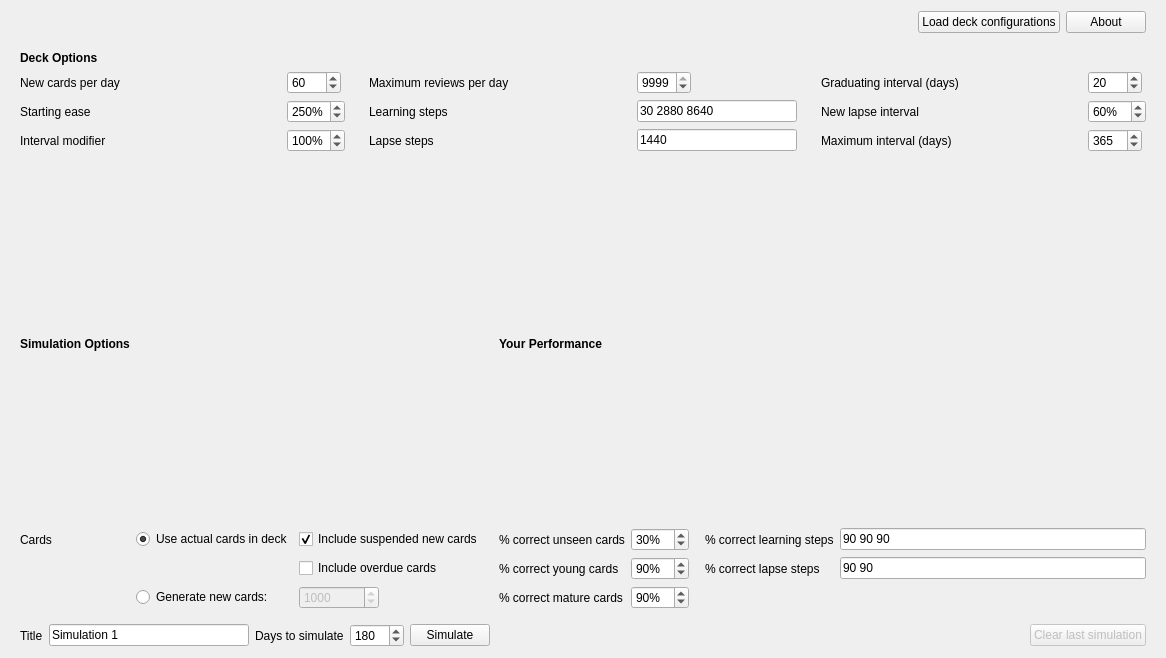
<?xml version="1.0" encoding="UTF-8"?>
<ui version="4.0">
 <class>simulator_dialog</class>
 <widget class="QWidget" name="simulator_dialog">
  <property name="geometry">
   <rect>
    <x>0</x>
    <y>0</y>
    <width>1166</width>
    <height>658</height>
   </rect>
  </property>
  <property name="windowTitle">
   <string>Anki Simulator</string>
  </property>
  <layout class="QVBoxLayout" name="verticalLayout" stretch="0,0,0,0,100">
   <item>
    <widget class="QWidget" name="toolbar" native="true">
     <property name="sizePolicy">
      <sizepolicy hsizetype="Preferred" vsizetype="Maximum">
       <horstretch>0</horstretch>
       <verstretch>0</verstretch>
      </sizepolicy>
     </property>
     <layout class="QHBoxLayout" name="horizontalLayout">
      <property name="topMargin">
       <number>0</number>
      </property>
      <property name="bottomMargin">
       <number>12</number>
      </property>
      <item>
       <widget class="QWidget" name="deckChooser" native="true">
        <property name="sizePolicy">
         <sizepolicy hsizetype="Preferred" vsizetype="Maximum">
          <horstretch>0</horstretch>
          <verstretch>0</verstretch>
         </sizepolicy>
        </property>
       </widget>
      </item>
      <item>
       <widget class="QPushButton" name="loadDeckConfigurationsButton">
        <property name="sizePolicy">
         <sizepolicy hsizetype="Maximum" vsizetype="Maximum">
          <horstretch>0</horstretch>
          <verstretch>0</verstretch>
         </sizepolicy>
        </property>
        <property name="text">
         <string>Load deck configurations</string>
        </property>
       </widget>
      </item>
      <item>
       <widget class="QPushButton" name="aboutButton">
        <property name="sizePolicy">
         <sizepolicy hsizetype="Maximum" vsizetype="Maximum">
          <horstretch>0</horstretch>
          <verstretch>0</verstretch>
         </sizepolicy>
        </property>
        <property name="text">
         <string>About</string>
        </property>
       </widget>
      </item>
     </layout>
    </widget>
   </item>
   <item>
    <widget class="QWidget" name="form" native="true">
     <property name="sizePolicy">
      <sizepolicy hsizetype="Preferred" vsizetype="Maximum">
       <horstretch>0</horstretch>
       <verstretch>0</verstretch>
      </sizepolicy>
     </property>
     <layout class="QGridLayout" name="gridLayout">
      <property name="topMargin">
       <number>0</number>
      </property>
      <property name="bottomMargin">
       <number>0</number>
      </property>
      <property name="horizontalSpacing">
       <number>24</number>
      </property>
      <property name="verticalSpacing">
       <number>6</number>
      </property>
      <item row="3" column="3">
       <widget class="QLineEdit" name="learningStepsTextfield">
        <property name="sizePolicy">
         <sizepolicy hsizetype="Preferred" vsizetype="Fixed">
          <horstretch>0</horstretch>
          <verstretch>0</verstretch>
         </sizepolicy>
        </property>
        <property name="minimumSize">
         <size>
          <width>100</width>
          <height>0</height>
         </size>
        </property>
        <property name="maximumSize">
         <size>
          <width>160</width>
          <height>16777215</height>
         </size>
        </property>
        <property name="text">
         <string>30 2880 8640</string>
        </property>
       </widget>
      </item>
      <item row="3" column="6">
       <widget class="QSpinBox" name="newLapseIntervalSpinbox">
        <property name="sizePolicy">
         <sizepolicy hsizetype="Maximum" vsizetype="Fixed">
          <horstretch>0</horstretch>
          <verstretch>0</verstretch>
         </sizepolicy>
        </property>
        <property name="suffix">
         <string>%</string>
        </property>
        <property name="prefix">
         <string/>
        </property>
        <property name="maximum">
         <number>100</number>
        </property>
        <property name="singleStep">
         <number>10</number>
        </property>
        <property name="value">
         <number>60</number>
        </property>
       </widget>
      </item>
      <item row="2" column="3">
       <widget class="QSpinBox" name="maximumReviewsPerDaySpinbox">
        <property name="sizePolicy">
         <sizepolicy hsizetype="Maximum" vsizetype="Fixed">
          <horstretch>0</horstretch>
          <verstretch>0</verstretch>
         </sizepolicy>
        </property>
        <property name="suffix">
         <string/>
        </property>
        <property name="prefix">
         <string/>
        </property>
        <property name="minimum">
         <number>0</number>
        </property>
        <property name="maximum">
         <number>9999</number>
        </property>
        <property name="singleStep">
         <number>1</number>
        </property>
        <property name="value">
         <number>9999</number>
        </property>
       </widget>
      </item>
      <item row="2" column="6">
       <widget class="QSpinBox" name="graduatingIntervalSpinbox">
        <property name="sizePolicy">
         <sizepolicy hsizetype="Maximum" vsizetype="Fixed">
          <horstretch>0</horstretch>
          <verstretch>0</verstretch>
         </sizepolicy>
        </property>
        <property name="suffix">
         <string/>
        </property>
        <property name="prefix">
         <string/>
        </property>
        <property name="minimum">
         <number>1</number>
        </property>
        <property name="maximum">
         <number>9999</number>
        </property>
        <property name="singleStep">
         <number>1</number>
        </property>
        <property name="value">
         <number>20</number>
        </property>
       </widget>
      </item>
      <item row="0" column="0">
       <widget class="QLabel" name="label_3">
        <property name="text">
         <string>&lt;b&gt;Deck Options&lt;/b&gt;</string>
        </property>
       </widget>
      </item>
      <item row="5" column="5">
       <widget class="QLabel" name="maximumIntervalLabel">
        <property name="text">
         <string>Maximum interval (days)</string>
        </property>
       </widget>
      </item>
      <item row="5" column="0">
       <widget class="QLabel" name="intervalModifierLabel">
        <property name="text">
         <string>Interval modifier</string>
        </property>
       </widget>
      </item>
      <item row="3" column="1">
       <widget class="QSpinBox" name="startingEaseSpinBox">
        <property name="sizePolicy">
         <sizepolicy hsizetype="Maximum" vsizetype="Fixed">
          <horstretch>0</horstretch>
          <verstretch>0</verstretch>
         </sizepolicy>
        </property>
        <property name="suffix">
         <string>%</string>
        </property>
        <property name="prefix">
         <string/>
        </property>
        <property name="minimum">
         <number>130</number>
        </property>
        <property name="maximum">
         <number>999</number>
        </property>
        <property name="singleStep">
         <number>10</number>
        </property>
        <property name="value">
         <number>250</number>
        </property>
       </widget>
      </item>
      <item row="2" column="2">
       <widget class="QLabel" name="maximumReviewsPerDayLabel">
        <property name="text">
         <string>Maximum reviews per day</string>
        </property>
       </widget>
      </item>
      <item row="5" column="3">
       <widget class="QLineEdit" name="lapseStepsTextfield">
        <property name="minimumSize">
         <size>
          <width>100</width>
          <height>0</height>
         </size>
        </property>
        <property name="maximumSize">
         <size>
          <width>160</width>
          <height>16777215</height>
         </size>
        </property>
        <property name="text">
         <string>1440</string>
        </property>
       </widget>
      </item>
      <item row="3" column="5">
       <widget class="QLabel" name="newLapseIntervalLabel">
        <property name="text">
         <string>New lapse interval</string>
        </property>
       </widget>
      </item>
      <item row="2" column="0">
       <widget class="QLabel" name="newCardsPerDayLabel">
        <property name="text">
         <string>New cards per day</string>
        </property>
       </widget>
      </item>
      <item row="5" column="1">
       <widget class="QSpinBox" name="intervalModifierSpinbox">
        <property name="sizePolicy">
         <sizepolicy hsizetype="Maximum" vsizetype="Fixed">
          <horstretch>0</horstretch>
          <verstretch>0</verstretch>
         </sizepolicy>
        </property>
        <property name="suffix">
         <string>%</string>
        </property>
        <property name="prefix">
         <string/>
        </property>
        <property name="maximum">
         <number>999</number>
        </property>
        <property name="singleStep">
         <number>10</number>
        </property>
        <property name="value">
         <number>100</number>
        </property>
       </widget>
      </item>
      <item row="2" column="5">
       <widget class="QLabel" name="graduatingIntervalLabel">
        <property name="text">
         <string>Graduating interval (days)</string>
        </property>
       </widget>
      </item>
      <item row="3" column="0">
       <widget class="QLabel" name="startingEaseLabel">
        <property name="text">
         <string>Starting ease</string>
        </property>
       </widget>
      </item>
      <item row="3" column="2">
       <widget class="QLabel" name="learningStepsLabel">
        <property name="text">
         <string>Learning steps</string>
        </property>
       </widget>
      </item>
      <item row="2" column="1">
       <widget class="QSpinBox" name="newCardsPerDaySpinbox">
        <property name="sizePolicy">
         <sizepolicy hsizetype="Maximum" vsizetype="Fixed">
          <horstretch>0</horstretch>
          <verstretch>0</verstretch>
         </sizepolicy>
        </property>
        <property name="suffix">
         <string/>
        </property>
        <property name="prefix">
         <string/>
        </property>
        <property name="minimum">
         <number>0</number>
        </property>
        <property name="maximum">
         <number>9999</number>
        </property>
        <property name="singleStep">
         <number>1</number>
        </property>
        <property name="value">
         <number>60</number>
        </property>
       </widget>
      </item>
      <item row="5" column="2">
       <widget class="QLabel" name="lapseStepsLabel">
        <property name="text">
         <string>Lapse steps</string>
        </property>
       </widget>
      </item>
      <item row="5" column="6">
       <widget class="QSpinBox" name="maximumIntervalSpinbox">
        <property name="sizePolicy">
         <sizepolicy hsizetype="Maximum" vsizetype="Fixed">
          <horstretch>0</horstretch>
          <verstretch>0</verstretch>
         </sizepolicy>
        </property>
        <property name="suffix">
         <string/>
        </property>
        <property name="prefix">
         <string/>
        </property>
        <property name="minimum">
         <number>1</number>
        </property>
        <property name="maximum">
         <number>9999</number>
        </property>
        <property name="singleStep">
         <number>1</number>
        </property>
        <property name="value">
         <number>365</number>
        </property>
       </widget>
      </item>
     </layout>
    </widget>
   </item>
   <item>
    <widget class="QWidget" name="widget" native="true">
     <layout class="QGridLayout" name="gridLayout_4">
      <item row="3" column="5">
       <widget class="QLabel" name="percentCorrectYoungLabel">
        <property name="text">
         <string>% correct young cards</string>
        </property>
       </widget>
      </item>
      <item row="2" column="6">
       <widget class="QSpinBox" name="percentCorrectUnseenSpinbox">
        <property name="sizePolicy">
         <sizepolicy hsizetype="Maximum" vsizetype="Fixed">
          <horstretch>0</horstretch>
          <verstretch>0</verstretch>
         </sizepolicy>
        </property>
        <property name="suffix">
         <string>%</string>
        </property>
        <property name="prefix">
         <string/>
        </property>
        <property name="minimum">
         <number>0</number>
        </property>
        <property name="maximum">
         <number>100</number>
        </property>
        <property name="singleStep">
         <number>1</number>
        </property>
        <property name="value">
         <number>30</number>
        </property>
       </widget>
      </item>
      <item row="0" column="0">
       <widget class="QLabel" name="label_2">
        <property name="text">
         <string>&lt;b&gt;Simulation Options&lt;/b&gt;</string>
        </property>
       </widget>
      </item>
      <item row="0" column="3">
       <spacer name="horizontalSpacer">
        <property name="orientation">
         <enum>Qt::Horizontal</enum>
        </property>
        <property name="sizeType">
         <enum>QSizePolicy::Fixed</enum>
        </property>
        <property name="sizeHint" stdset="0">
         <size>
          <width>5</width>
          <height>20</height>
         </size>
        </property>
       </spacer>
      </item>
      <item row="0" column="5">
       <widget class="QLabel" name="label_5">
        <property name="text">
         <string>&lt;b&gt;Your Performance&lt;/b&gt;</string>
        </property>
       </widget>
      </item>
      <item row="2" column="8">
       <widget class="QLabel" name="percentCorrectLearningLabel">
        <property name="text">
         <string>% correct learning steps</string>
        </property>
       </widget>
      </item>
      <item row="2" column="9">
       <widget class="QLineEdit" name="percentCorrectLearningTextfield">
        <property name="minimumSize">
         <size>
          <width>70</width>
          <height>0</height>
         </size>
        </property>
        <property name="text">
         <string>90 90 90</string>
        </property>
       </widget>
      </item>
      <item row="2" column="0">
       <widget class="QLabel" name="label_4">
        <property name="text">
         <string>Cards</string>
        </property>
       </widget>
      </item>
      <item row="2" column="1">
       <widget class="QRadioButton" name="actualCardStateRadio">
        <property name="text">
         <string>Use actual cards in deck</string>
        </property>
        <property name="checked">
         <bool>true</bool>
        </property>
       </widget>
      </item>
      <item row="0" column="4">
       <spacer name="horizontalSpacer_4">
        <property name="orientation">
         <enum>Qt::Horizontal</enum>
        </property>
        <property name="sizeType">
         <enum>QSizePolicy::Fixed</enum>
        </property>
        <property name="sizeHint" stdset="0">
         <size>
          <width>5</width>
          <height>20</height>
         </size>
        </property>
       </spacer>
      </item>
      <item row="2" column="5">
       <widget class="QLabel" name="percentCorrectUnseenLabel">
        <property name="text">
         <string>% correct unseen cards</string>
        </property>
       </widget>
      </item>
      <item row="2" column="7">
       <spacer name="horizontalSpacer_3">
        <property name="orientation">
         <enum>Qt::Horizontal</enum>
        </property>
        <property name="sizeType">
         <enum>QSizePolicy::Minimum</enum>
        </property>
        <property name="sizeHint" stdset="0">
         <size>
          <width>10</width>
          <height>20</height>
         </size>
        </property>
       </spacer>
      </item>
      <item row="3" column="6">
       <widget class="QSpinBox" name="percentCorrectYoungSpinbox">
        <property name="sizePolicy">
         <sizepolicy hsizetype="Maximum" vsizetype="Fixed">
          <horstretch>0</horstretch>
          <verstretch>0</verstretch>
         </sizepolicy>
        </property>
        <property name="suffix">
         <string>%</string>
        </property>
        <property name="prefix">
         <string/>
        </property>
        <property name="minimum">
         <number>1</number>
        </property>
        <property name="maximum">
         <number>100</number>
        </property>
        <property name="singleStep">
         <number>1</number>
        </property>
        <property name="value">
         <number>90</number>
        </property>
       </widget>
      </item>
      <item row="5" column="2">
       <widget class="QSpinBox" name="mockedNewCardsSpinbox">
        <property name="enabled">
         <bool>false</bool>
        </property>
        <property name="maximumSize">
         <size>
          <width>80</width>
          <height>16777215</height>
         </size>
        </property>
        <property name="minimum">
         <number>0</number>
        </property>
        <property name="maximum">
         <number>99999999</number>
        </property>
        <property name="value">
         <number>1000</number>
        </property>
       </widget>
      </item>
      <item row="5" column="5">
       <widget class="QLabel" name="percentCorrectMatureLabel">
        <property name="text">
         <string>% correct mature cards</string>
        </property>
       </widget>
      </item>
      <item row="3" column="8">
       <widget class="QLabel" name="percentCorrectLapseLabel">
        <property name="text">
         <string>% correct lapse steps</string>
        </property>
       </widget>
      </item>
      <item row="3" column="9">
       <widget class="QLineEdit" name="percentCorrectLapseTextfield">
        <property name="minimumSize">
         <size>
          <width>70</width>
          <height>0</height>
         </size>
        </property>
        <property name="text">
         <string>90 90</string>
        </property>
       </widget>
      </item>
      <item row="5" column="1">
       <widget class="QRadioButton" name="mockedCardStateRadio">
        <property name="text">
         <string>Generate new cards:</string>
        </property>
       </widget>
      </item>
      <item row="5" column="6">
       <widget class="QSpinBox" name="percentCorrectMatureSpinbox">
        <property name="sizePolicy">
         <sizepolicy hsizetype="Maximum" vsizetype="Fixed">
          <horstretch>0</horstretch>
          <verstretch>0</verstretch>
         </sizepolicy>
        </property>
        <property name="suffix">
         <string>%</string>
        </property>
        <property name="prefix">
         <string/>
        </property>
        <property name="minimum">
         <number>1</number>
        </property>
        <property name="maximum">
         <number>100</number>
        </property>
        <property name="singleStep">
         <number>1</number>
        </property>
        <property name="value">
         <number>90</number>
        </property>
       </widget>
      </item>
      <item row="2" column="2">
       <widget class="QCheckBox" name="includeSuspendedNewCardsCheckbox">
        <property name="text">
         <string>Include suspended new cards</string>
        </property>
        <property name="checked">
         <bool>true</bool>
        </property>
       </widget>
      </item>
      <item row="3" column="2">
       <widget class="QCheckBox" name="includeOverdueCardsCheckbox">
        <property name="text">
         <string>Include overdue cards</string>
        </property>
       </widget>
      </item>
     </layout>
    </widget>
   </item>
   <item>
    <widget class="QWidget" name="buttons" native="true">
     <property name="sizePolicy">
      <sizepolicy hsizetype="Preferred" vsizetype="Maximum">
       <horstretch>0</horstretch>
       <verstretch>0</verstretch>
      </sizepolicy>
     </property>
     <layout class="QHBoxLayout" name="horizontalLayout_2">
      <property name="topMargin">
       <number>0</number>
      </property>
      <property name="bottomMargin">
       <number>0</number>
      </property>
      <item>
       <widget class="QLabel" name="label">
        <property name="text">
         <string>Title</string>
        </property>
       </widget>
      </item>
      <item>
       <widget class="QLineEdit" name="simulationTitleTextfield">
        <property name="maximumSize">
         <size>
          <width>200</width>
          <height>16777215</height>
         </size>
        </property>
        <property name="text">
         <string>Simulation 1</string>
        </property>
       </widget>
      </item>
      <item>
       <widget class="QLabel" name="daysToSimulateLabel">
        <property name="text">
         <string>Days to simulate</string>
        </property>
       </widget>
      </item>
      <item>
       <widget class="QSpinBox" name="daysToSimulateSpinbox">
        <property name="sizePolicy">
         <sizepolicy hsizetype="Maximum" vsizetype="Fixed">
          <horstretch>0</horstretch>
          <verstretch>0</verstretch>
         </sizepolicy>
        </property>
        <property name="suffix">
         <string/>
        </property>
        <property name="prefix">
         <string/>
        </property>
        <property name="minimum">
         <number>1</number>
        </property>
        <property name="maximum">
         <number>9999</number>
        </property>
        <property name="singleStep">
         <number>1</number>
        </property>
        <property name="value">
         <number>180</number>
        </property>
       </widget>
      </item>
      <item>
       <widget class="QPushButton" name="simulateButton">
        <property name="sizePolicy">
         <sizepolicy hsizetype="Maximum" vsizetype="Fixed">
          <horstretch>0</horstretch>
          <verstretch>0</verstretch>
         </sizepolicy>
        </property>
        <property name="text">
         <string>Simulate</string>
        </property>
       </widget>
      </item>
      <item>
       <spacer name="horizontalSpacer_2">
        <property name="orientation">
         <enum>Qt::Horizontal</enum>
        </property>
        <property name="sizeType">
         <enum>QSizePolicy::Expanding</enum>
        </property>
        <property name="sizeHint" stdset="0">
         <size>
          <width>40</width>
          <height>20</height>
         </size>
        </property>
       </spacer>
      </item>
      <item>
       <widget class="QPushButton" name="clearLastSimulationButton">
        <property name="enabled">
         <bool>false</bool>
        </property>
        <property name="sizePolicy">
         <sizepolicy hsizetype="Maximum" vsizetype="Fixed">
          <horstretch>0</horstretch>
          <verstretch>0</verstretch>
         </sizepolicy>
        </property>
        <property name="text">
         <string>Clear last simulation</string>
        </property>
       </widget>
      </item>
     </layout>
    </widget>
   </item>
   <item>
    <layout class="QVBoxLayout" name="graphLayout">
     <property name="spacing">
      <number>0</number>
     </property>
    </layout>
   </item>
  </layout>
 </widget>
 <tabstops>
  <tabstop>loadDeckConfigurationsButton</tabstop>
  <tabstop>newCardsPerDaySpinbox</tabstop>
  <tabstop>startingEaseSpinBox</tabstop>
  <tabstop>intervalModifierSpinbox</tabstop>
  <tabstop>maximumReviewsPerDaySpinbox</tabstop>
  <tabstop>learningStepsTextfield</tabstop>
  <tabstop>lapseStepsTextfield</tabstop>
  <tabstop>graduatingIntervalSpinbox</tabstop>
  <tabstop>newLapseIntervalSpinbox</tabstop>
  <tabstop>maximumIntervalSpinbox</tabstop>
  <tabstop>actualCardStateRadio</tabstop>
  <tabstop>includeSuspendedNewCardsCheckbox</tabstop>
  <tabstop>includeOverdueCardsCheckbox</tabstop>
  <tabstop>mockedCardStateRadio</tabstop>
  <tabstop>mockedNewCardsSpinbox</tabstop>
  <tabstop>percentCorrectUnseenSpinbox</tabstop>
  <tabstop>percentCorrectYoungSpinbox</tabstop>
  <tabstop>percentCorrectMatureSpinbox</tabstop>
  <tabstop>percentCorrectLearningTextfield</tabstop>
  <tabstop>percentCorrectLapseTextfield</tabstop>
  <tabstop>simulationTitleTextfield</tabstop>
  <tabstop>daysToSimulateSpinbox</tabstop>
  <tabstop>simulateButton</tabstop>
  <tabstop>clearLastSimulationButton</tabstop>
  <tabstop>aboutButton</tabstop>
 </tabstops>
 <resources/>
 <connections>
  <connection>
   <sender>actualCardStateRadio</sender>
   <signal>toggled(bool)</signal>
   <receiver>mockedNewCardsSpinbox</receiver>
   <slot>setDisabled(bool)</slot>
   <hints>
    <hint type="sourcelabel">
     <x>317</x>
     <y>253</y>
    </hint>
    <hint type="destinationlabel">
     <x>390</x>
     <y>283</y>
    </hint>
   </hints>
  </connection>
  <connection>
   <sender>mockedCardStateRadio</sender>
   <signal>toggled(bool)</signal>
   <receiver>includeOverdueCardsCheckbox</receiver>
   <slot>setDisabled(bool)</slot>
   <hints>
    <hint type="sourcelabel">
     <x>280</x>
     <y>283</y>
    </hint>
    <hint type="destinationlabel">
     <x>419</x>
     <y>248</y>
    </hint>
   </hints>
  </connection>
  <connection>
   <sender>mockedCardStateRadio</sender>
   <signal>toggled(bool)</signal>
   <receiver>includeSuspendedNewCardsCheckbox</receiver>
   <slot>setDisabled(bool)</slot>
   <hints>
    <hint type="sourcelabel">
     <x>243</x>
     <y>296</y>
    </hint>
    <hint type="destinationlabel">
     <x>443</x>
     <y>227</y>
    </hint>
   </hints>
  </connection>
 </connections>
</ui>
